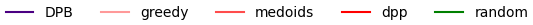

This figure's Python source:
import numpy as np



import matplotlib.pyplot as plt




    
plt.plot(0, 0, color='indigo', label='DPB', alpha=1)
plt.plot(0, 0, color='red', label='greedy', alpha=0.4)
plt.plot(0, 0, color='red', label='medoids', alpha=0.7)
plt.plot(0, 0, color='red', label='dpp', alpha=1)
plt.plot(0, 0, color='green', label='random', alpha=1)


plt.yticks(np.concatenate((np.arange(-1, 0, 0.5),np.arange(0, 1.2, 0.2))),fontsize=13)

#plt.legend(fontsize=13)
plt.tight_layout()
legend = plt.legend(ncol=5, framealpha=1, frameon=False)
    


def export_legend(legend, filename="legend.png"):
    fig  = legend.figure
    fig.canvas.draw()
    bbox  = legend.get_window_extent().transformed(fig.dpi_scale_trans.inverted())
    fig.savefig(filename, dpi="figure", bbox_inches=bbox)

export_legend(legend)
plt.show()
